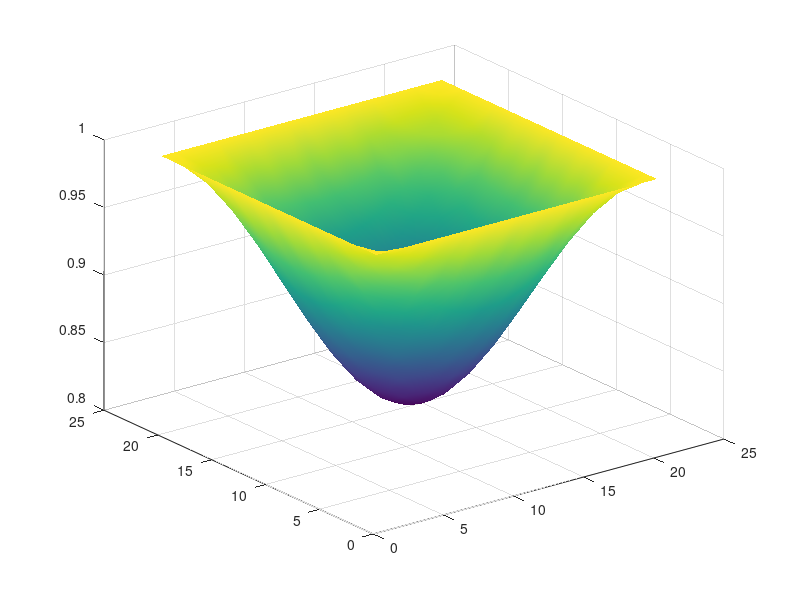

Recreate this plot in MATLAB. (Note: this script raises an error after producing the figure.)
% Auto-generated MATLAB script
field = [ ...
    1.00000000E+00   1.00000000E+00   1.00000000E+00   1.00000000E+00   1.00000000E+00   1.00000000E+00   1.00000000E+00   1.00000000E+00   1.00000000E+00   1.00000000E+00   1.00000000E+00   1.00000000E+00   1.00000000E+00   1.00000000E+00   1.00000000E+00   1.00000000E+00   1.00000000E+00   1.00000000E+00   1.00000000E+00   1.00000000E+00   1.00000000E+00; ...
    1.00000000E+00   9.95749903E-01   9.91605196E-01   9.87666089E-01   9.84032760E-01   9.80790368E-01   9.78024042E-01   9.75795566E-01   9.74166723E-01   9.73169942E-01   9.72837691E-01   9.73169942E-01   9.74166723E-01   9.75795566E-01   9.78024042E-01   9.80790368E-01   9.84032760E-01   9.87666089E-01   9.91605196E-01   9.95749903E-01   1.00000000E+00; ...
    1.00000000E+00   9.91605196E-01   9.83416010E-01   9.75638024E-01   9.68456613E-01   9.62057078E-01   9.56586354E-01   9.52191329E-01   9.48966196E-01   9.47005187E-01   9.46340686E-01   9.47005187E-01   9.48966196E-01   9.52191329E-01   9.56586354E-01   9.62057078E-01   9.68456613E-01   9.75638024E-01   9.83416010E-01   9.91605196E-01   1.00000000E+00; ...
    1.00000000E+00   9.87666089E-01   9.75638024E-01   9.64206615E-01   9.53662581E-01   9.44253063E-01   9.36225099E-01   9.29757995E-01   9.25031042E-01   9.22138354E-01   9.21174152E-01   9.22138354E-01   9.25031042E-01   9.29757995E-01   9.36225099E-01   9.44253063E-01   9.53662581E-01   9.64206615E-01   9.75638024E-01   9.87666089E-01   1.00000000E+00; ...
    1.00000000E+00   9.84032760E-01   9.68456613E-01   9.53662581E-01   9.40003261E-01   9.27831098E-01   9.17425571E-01   9.09066063E-01   9.02931739E-01   8.99201820E-01   8.97937917E-01   8.99201820E-01   9.02931739E-01   9.09066063E-01   9.17425571E-01   9.27831098E-01   9.40003261E-01   9.53662581E-01   9.68456613E-01   9.84032760E-01   1.00000000E+00; ...
    1.00000000E+00   9.80790368E-01   9.62057078E-01   9.44253063E-01   9.27831098E-01   9.13176107E-01   9.00672834E-01   8.90600550E-01   8.83238483E-01   8.78733226E-01   8.77231511E-01   8.78733226E-01   8.83238483E-01   8.90600550E-01   9.00672834E-01   9.13176107E-01   9.27831098E-01   9.44253063E-01   9.62057078E-01   9.80790368E-01   1.00000000E+00; ...
    1.00000000E+00   9.78024042E-01   9.56586354E-01   9.36225099E-01   9.17425571E-01   9.00672834E-01   8.86351551E-01   8.74846228E-01   8.66403468E-01   8.61269920E-01   8.59530394E-01   8.61269920E-01   8.66403468E-01   8.74846228E-01   8.86351551E-01   9.00672834E-01   9.17425571E-01   9.36225099E-01   9.56586354E-01   9.78024042E-01   1.00000000E+00; ...
    1.00000000E+00   9.75795566E-01   9.52191329E-01   9.29757995E-01   9.09066063E-01   8.90600550E-01   8.74846228E-01   8.62154997E-01   8.52878675E-01   8.47201986E-01   8.45309798E-01   8.47201986E-01   8.52878675E-01   8.62154997E-01   8.74846228E-01   8.90600550E-01   9.09066063E-01   9.29757995E-01   9.52191329E-01   9.75795566E-01   1.00000000E+00; ...
    1.00000000E+00   9.74166723E-01   9.48966196E-01   9.25031042E-01   9.02931739E-01   8.83238483E-01   8.66403468E-01   8.52878675E-01   8.42954008E-01   8.36919393E-01   8.34874543E-01   8.36919393E-01   8.42954008E-01   8.52878675E-01   8.66403468E-01   8.83238483E-01   9.02931739E-01   9.25031042E-01   9.48966196E-01   9.74166723E-01   1.00000000E+00; ...
    1.00000000E+00   9.73169942E-01   9.47005187E-01   9.22138354E-01   8.99201820E-01   8.78733226E-01   8.61269920E-01   8.47201986E-01   8.36919393E-01   8.30626916E-01   8.28529466E-01   8.30626916E-01   8.36919393E-01   8.47201986E-01   8.61269920E-01   8.78733226E-01   8.99201820E-01   9.22138354E-01   9.47005187E-01   9.73169942E-01   1.00000000E+00; ...
    1.00000000E+00   9.72837691E-01   9.46340686E-01   9.21174152E-01   8.97937917E-01   8.77231511E-01   8.59530394E-01   8.45309798E-01   8.34874543E-01   8.28529466E-01   8.26379417E-01   8.28529466E-01   8.34874543E-01   8.45309798E-01   8.59530394E-01   8.77231511E-01   8.97937917E-01   9.21174152E-01   9.46340686E-01   9.72837691E-01   1.00000000E+00; ...
    1.00000000E+00   9.73169942E-01   9.47005187E-01   9.22138354E-01   8.99201820E-01   8.78733226E-01   8.61269920E-01   8.47201986E-01   8.36919393E-01   8.30626916E-01   8.28529466E-01   8.30626916E-01   8.36919393E-01   8.47201986E-01   8.61269920E-01   8.78733226E-01   8.99201820E-01   9.22138354E-01   9.47005187E-01   9.73169942E-01   1.00000000E+00; ...
    1.00000000E+00   9.74166723E-01   9.48966196E-01   9.25031042E-01   9.02931739E-01   8.83238483E-01   8.66403468E-01   8.52878675E-01   8.42954008E-01   8.36919393E-01   8.34874543E-01   8.36919393E-01   8.42954008E-01   8.52878675E-01   8.66403468E-01   8.83238483E-01   9.02931739E-01   9.25031042E-01   9.48966196E-01   9.74166723E-01   1.00000000E+00; ...
    1.00000000E+00   9.75795566E-01   9.52191329E-01   9.29757995E-01   9.09066063E-01   8.90600550E-01   8.74846228E-01   8.62154997E-01   8.52878675E-01   8.47201986E-01   8.45309798E-01   8.47201986E-01   8.52878675E-01   8.62154997E-01   8.74846228E-01   8.90600550E-01   9.09066063E-01   9.29757995E-01   9.52191329E-01   9.75795566E-01   1.00000000E+00; ...
    1.00000000E+00   9.78024042E-01   9.56586354E-01   9.36225099E-01   9.17425571E-01   9.00672834E-01   8.86351551E-01   8.74846228E-01   8.66403468E-01   8.61269920E-01   8.59530394E-01   8.61269920E-01   8.66403468E-01   8.74846228E-01   8.86351551E-01   9.00672834E-01   9.17425571E-01   9.36225099E-01   9.56586354E-01   9.78024042E-01   1.00000000E+00; ...
    1.00000000E+00   9.80790368E-01   9.62057078E-01   9.44253063E-01   9.27831098E-01   9.13176107E-01   9.00672834E-01   8.90600550E-01   8.83238483E-01   8.78733226E-01   8.77231511E-01   8.78733226E-01   8.83238483E-01   8.90600550E-01   9.00672834E-01   9.13176107E-01   9.27831098E-01   9.44253063E-01   9.62057078E-01   9.80790368E-01   1.00000000E+00; ...
    1.00000000E+00   9.84032760E-01   9.68456613E-01   9.53662581E-01   9.40003261E-01   9.27831098E-01   9.17425571E-01   9.09066063E-01   9.02931739E-01   8.99201820E-01   8.97937917E-01   8.99201820E-01   9.02931739E-01   9.09066063E-01   9.17425571E-01   9.27831098E-01   9.40003261E-01   9.53662581E-01   9.68456613E-01   9.84032760E-01   1.00000000E+00; ...
    1.00000000E+00   9.87666089E-01   9.75638024E-01   9.64206615E-01   9.53662581E-01   9.44253063E-01   9.36225099E-01   9.29757995E-01   9.25031042E-01   9.22138354E-01   9.21174152E-01   9.22138354E-01   9.25031042E-01   9.29757995E-01   9.36225099E-01   9.44253063E-01   9.53662581E-01   9.64206615E-01   9.75638024E-01   9.87666089E-01   1.00000000E+00; ...
    1.00000000E+00   9.91605196E-01   9.83416010E-01   9.75638024E-01   9.68456613E-01   9.62057078E-01   9.56586354E-01   9.52191329E-01   9.48966196E-01   9.47005187E-01   9.46340686E-01   9.47005187E-01   9.48966196E-01   9.52191329E-01   9.56586354E-01   9.62057078E-01   9.68456613E-01   9.75638024E-01   9.83416010E-01   9.91605196E-01   1.00000000E+00; ...
    1.00000000E+00   9.95749903E-01   9.91605196E-01   9.87666089E-01   9.84032760E-01   9.80790368E-01   9.78024042E-01   9.75795566E-01   9.74166723E-01   9.73169942E-01   9.72837691E-01   9.73169942E-01   9.74166723E-01   9.75795566E-01   9.78024042E-01   9.80790368E-01   9.84032760E-01   9.87666089E-01   9.91605196E-01   9.95749903E-01   1.00000000E+00; ...
    1.00000000E+00   1.00000000E+00   1.00000000E+00   1.00000000E+00   1.00000000E+00   1.00000000E+00   1.00000000E+00   1.00000000E+00   1.00000000E+00   1.00000000E+00   1.00000000E+00   1.00000000E+00   1.00000000E+00   1.00000000E+00   1.00000000E+00   1.00000000E+00   1.00000000E+00   1.00000000E+00   1.00000000E+00   1.00000000E+00   1.00000000E+00 ];

% Surface plot (auto-generated)
[ny, nx] = size(field);
[X, Y] = meshgrid(1:nx, 1:ny);
fig = figure('Color','w');
ax = axes('Parent', fig);
h = surf(ax, X, Y, field);
shading(ax, 'interp');
colormap(ax, parula);
cb = colorbar(ax);
cb.Label.String = 'field value';
grid(ax, 'on');
box(ax, 'on');
axis(ax, 'tight');
view(ax, 45, 30);
xlabel(ax, 'i (x index)');
ylabel(ax, 'j (y index)');
zlabel(ax, 'field');
title(ax, sprintf('field (%d x %d)', ny, nx));
set(ax, 'FontSize', 12, 'LineWidth', 1);
set(h, 'EdgeColor', 'k');
drawnow;
